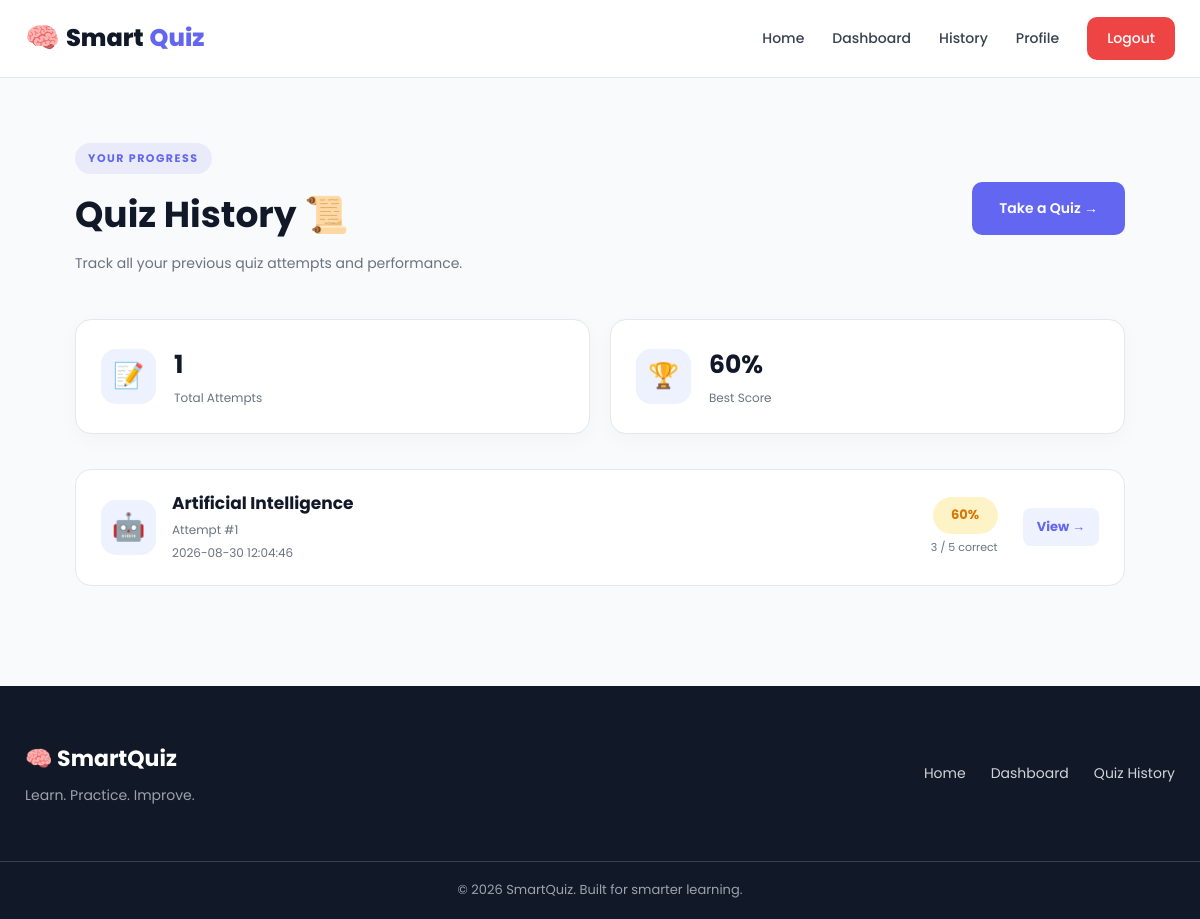
The app's page /history (signed in) with its own data.
### tables this page shows
CREATE TABLE results (
            id INTEGER PRIMARY KEY AUTOINCREMENT,
            user_id INTEGER NOT NULL,
            subject_id INTEGER NOT NULL,
            score INTEGER DEFAULT 0,
            total_questions INTEGER DEFAULT 0,
            percentage REAL DEFAULT 0,
            completed_at TEXT DEFAULT CURRENT_TIMESTAMP,
            FOREIGN KEY (user_id) REFERENCES users (id),
            FOREIGN KEY (subject_id) REFERENCES subjects (id)
        );

CREATE TABLE subjects (
            id INTEGER PRIMARY KEY AUTOINCREMENT,
            name TEXT UNIQUE NOT NULL,
            description TEXT,
            icon TEXT DEFAULT '📚'
        );

### app.py (the view)
@app.route("/history")
@login_required
def history():
    conn = get_db_connection()
    results = conn.execute("""
        SELECT r.*,
               s.name AS subject_name,
               s.icon
        FROM results r
        JOIN subjects s ON r.subject_id = s.id
        WHERE r.user_id = ?
        ORDER BY r.completed_at DESC
    """, (session["user_id"],)).fetchall()
    conn.close()
    return render_template(
        "history.html",
        results=results
    )

### app.py (called while the page is built)
def get_db_connection():
    conn = sqlite3.connect(DATABASE)
    conn.row_factory = sqlite3.Row
    return conn

def login_required(f):
    @wraps(f)
    def decorated_function(*args, **kwargs):
        if "user_id" not in session:
            flash("Please login first!", "warning")
            return redirect(url_for("login"))
        return f(*args, **kwargs)
    return decorated_function

### templates/history.html (shortened to what this page needs)
{% extends "base.html" %}
{% block content %}
<section class="history-page">
    <div class="page-header">
        <div>
            <span class="section-tag">YOUR PROGRESS</span>
            <h1>Quiz History 📜</h1>
            <p>Track all your previous quiz attempts and performance.</p>
        </div>
        <a href="{{ url_for('dashboard') }}" class="btn btn-primary">
            Take a Quiz →
        </a>
    </div>
    {% if results %}
    <div class="history-summary">
        <div class="history-summary-card">
            <span>📝</span>
            <div>
                <strong>{{ results|length }}</strong>
                <p>Total Attempts</p>
            </div>
        </div>
        <div class="history-summary-card">
            <span>🏆</span>
            <div>
                <strong>
                    {{ "%.0f"|format(results|map(attribute='percentage')|max) }}%
                </strong>
                <p>Best Score</p>
            </div>
        </div>
    </div>
    <div class="history-list">
        {% for result in results %}
        <div class="history-card">
            <div class="history-left">
                <div class="history-icon">
                    {{ result.icon }}
                </div>
                <div class="history-info">
                    <h3>{{ result.subject_name }}</h3>
                    <p>
                        Attempt #{{ loop.index }}
                    </p>
                    <small>
                        {{ result.completed_at }}
                    </small>
                </div>
            </div>
            <div class="history-right">
                <div class="history-score">
                    {% if result.percentage >= 80 %}
                        <span class="score excellent">
                    {% elif result.percentage >= 50 %}
                        <span class="score good">
                    {% else %}
                        <span class="score needs-work">
                    {% endif %}
                        {{ "%.0f"|format(result.percentage) }}%
                    </span>
                    <p>
                        {{ result.score }} / {{ result.total_questions }}
                        correct
                    </p>
                </div>
                <a
                    href="{{ url_for('result', result_id=result.id) }}"
                    class="history-view-btn"
                >
                    View →
                </a>
            </div>
        </div>
        {% endfor %}
    </div>
    {% endif %}
</section>
{% endblock %}

### static/style.css (style rules this page uses)
:root { --primary: #6366f1; --primary-dark: #4f46e5; --secondary: #8b5cf6; --accent: #06b6d4; --dark: #111827; --dark-light: #1f2937; --text: #374151; --text-light: #6b7280; --white: #ffffff; --background: #f8fafc; --border: #e5e7eb; --success: #10b981; --warning: #f59e0b; --danger: #ef4444; --shadow: 0 10px 30px rgba(0, 0, 0, 0.08); --shadow-lg: 0 20px 50px rgba(0, 0, 0, 0.12); --radius: 16px; --transition: all 0.3s ease; }
* { margin: 0; padding: 0; box-sizing: border-box; }
html { scroll-behavior: smooth; }
body { font-family: "Poppins", sans-serif; background: var(--background); color: var(--text); line-height: 1.6; overflow-x: hidden; }
a { text-decoration: none; color: inherit; }
.btn { display: inline-flex; align-items: center; justify-content: center; gap: 8px; padding: 13px 25px; border-radius: 10px; font-size: 14px; font-weight: 600; transition: var(--transition); }
.btn-primary { background: var(--primary); color: white; border: 2px solid var(--primary); }
.section-tag { display: inline-block; font-size: 11px; font-weight: 700; letter-spacing: 1.5px; color: var(--primary); background: rgba(99, 102, 241, 0.1); padding: 7px 13px; border-radius: 20px; }
.score { display: inline-flex; align-items: center; justify-content: center; min-width: 65px; padding: 8px 12px; border-radius: 20px; font-size: 13px; font-weight: 700; }
.score.good { color: #d97706; background: #fef3c7; }
.page-header { max-width: 1250px; margin: 0 auto 45px; display: flex; align-items: center; justify-content: space-between; gap: 25px; }
.page-header h1 { color: var(--dark); font-size: 36px; margin: 12px 0 8px; }
.page-header p { color: var(--text-light); font-size: 14px; }
.history-page { max-width: 1100px; margin: auto; padding: 65px 25px 100px; }
.history-summary { display: grid; grid-template-columns: repeat(2, 1fr); gap: 20px; margin-bottom: 35px; }
.history-summary-card { background: white; border: 1px solid var(--border); border-radius: var(--radius); padding: 25px; display: flex; align-items: center; gap: 18px; box-shadow: 0 5px 20px rgba(0, 0, 0, 0.03); }
.history-summary-card > span { width: 55px; height: 55px; display: flex; align-items: center; justify-content: center; background: #eef2ff; border-radius: 15px; font-size: 25px; }
.history-summary-card strong { display: block; color: var(--dark); font-size: 25px; margin-bottom: 3px; }
.history-summary-card p { color: var(--text-light); font-size: 12px; }
.history-list { display: flex; flex-direction: column; gap: 16px; }
.history-card { background: white; border: 1px solid var(--border); border-radius: var(--radius); padding: 20px 25px; display: flex; align-items: center; justify-content: space-between; gap: 20px; transition: var(--transition); }
.history-left { display: flex; align-items: center; gap: 16px; }
.history-icon { width: 55px; height: 55px; background: #eef2ff; border-radius: 15px; display: flex; align-items: center; justify-content: center; font-size: 27px; flex-shrink: 0; }
.history-info h3 { color: var(--dark); font-size: 17px; margin-bottom: 3px; }
.history-info p, .history-info small { color: var(--text-light); font-size: 12px; }
.history-right { display: flex; align-items: center; gap: 25px; }
.history-score { text-align: right; }
.history-score p { color: var(--text-light); font-size: 11px; margin-top: 5px; }
.history-view-btn { color: var(--primary); font-size: 13px; font-weight: 700; padding: 9px 14px; background: #eef2ff; border-radius: 8px; transition: var(--transition); }

### records on screen
results: icon "🤖", subject_name "Artificial Intelligence", completed_at "2026-08-30 12:04:46", percentage "60", score "3", total_questions "5"

### other values on screen
{{ results|length }} "1"
{{ "%.0f"|format(results|map(attribute='percentage')|max) }} "60"
